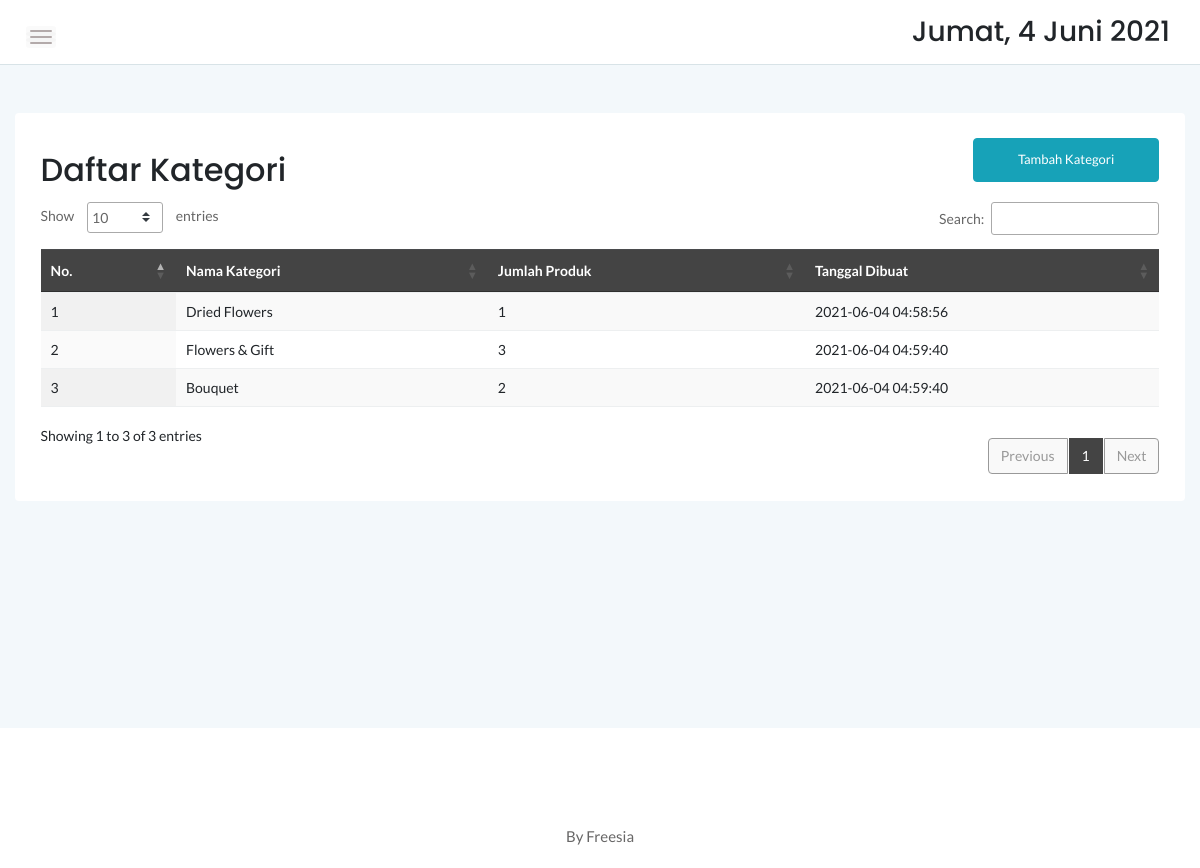
The page /admin/kategori.php on the database its author committed.
### tables this page shows
CREATE TABLE `kategori` (
  `idkategori` int(11) NOT NULL,
  `namakategori` varchar(20) NOT NULL,
  `tgldibuat` timestamp NOT NULL DEFAULT current_timestamp()
);

### admin/kategori.php (the view, shortened to what this page needs)
<?php
	include '../dbconnect.php';
	?>
<!doctype html>
<html class="no-js" lang="en">
<head>
    <link rel="stylesheet" href="assets/css/bootstrap.min.css">
    <link rel="stylesheet" href="assets/css/font-awesome.min.css">
    <link rel="stylesheet" href="assets/css/themify-icons.css">
    <link rel="stylesheet" href="assets/css/metisMenu.css">
    <link rel="stylesheet" href="assets/css/owl.carousel.min.css">
    <link rel="stylesheet" href="assets/css/slicknav.min.css">
    <link rel="stylesheet" href="https://www.amcharts.com/lib/3/plugins/export/export.css" type="text/css" media="all" />
	<link rel="stylesheet" type="text/css" href="https://cdn.datatables.net/1.10.20/css/jquery.dataTables.min.css">
    <link rel="stylesheet" type="text/css" href="https://cdn.datatables.net/1.10.20/css/jquery.dataTables.css">
    <link rel="stylesheet" type="text/css" href="https://cdn.datatables.net/1.10.20/css/dataTables.bootstrap4.min.css">
    <link rel="stylesheet" type="text/css" href="https://cdn.datatables.net/responsive/2.2.3/css/responsive.bootstrap.min.css">
    <link rel="stylesheet" type="text/css" href="https://cdn.datatables.net/responsive/2.2.3/css/responsive.jqueryui.min.css">
	<link rel="stylesheet" type="text/css" href="https://cdn.datatables.net/buttons/1.5.2/css/buttons.dataTables.min.css">
    <link rel="stylesheet" href="assets/css/typography.css">
    <link rel="stylesheet" href="assets/css/default-css.css">
    <link rel="stylesheet" href="assets/css/styles.css">
    <link rel="stylesheet" href="assets/css/responsive.css">
</head>
<body>
    <div class="page-container">
        <div class="main-content">
            <div class="header-area">
                <div class="row align-items-center">
                    <div class="col-md-6 col-sm-8 clearfix">
                        <div class="nav-btn pull-left">
                            <span></span>
                            <span></span>
                            <span></span>
                        </div>
                    </div>
                    <div class="col-md-6 col-sm-4 clearfix">
                        <ul class="notification-area pull-right">
                            <li><h3><div class="date">
						</b></div></h3>
						</li>
                        </ul>
                    </div>
                </div>
            </div>
            <div class="main-content-inner">
                <div class="row mt-5 mb-5">
                    <div class="col-12">
                        <div class="card">
                            <div class="card-body">
                                <div class="d-sm-flex justify-content-between align-items-center">
									<h2>Daftar Kategori</h2>
									<button style="margin-bottom:20px" data-toggle="modal" data-target="#myModal" class="btn btn-info col-md-2">Tambah Kategori</button>
                                </div>
                                    <div class="data-tables datatable-dark">
										 <table id="dataTable3" class="display" style="width:100%"><thead class="thead-dark">
											<tr>
												<th>No.</th>
												<th>Nama Kategori</th>
												<th>Jumlah Produk</th>
												<th>Tanggal Dibuat</th>
											</tr></thead><tbody>
											<?php
											$brgs=mysqli_query($conn,"SELECT * from kategori order by idkategori ASC");
											$no=1;
											while($p=mysqli_fetch_array($brgs)){
												$id = $p['idkategori'];
												?>
												<tr>
													<td><?php echo $no++ ?></td>
													<td><?php echo $p['namakategori'] ?></td>
													<td><?php
														$result1 = mysqli_query($conn,"SELECT Count(idproduk) AS count FROM produk p, kategori k where p.idkategori=k.idkategori and k.idkategori='$id' order by idproduk ASC");
														$cekrow = mysqli_num_rows($result1);
														$row1 = mysqli_fetch_assoc($result1);
														$count = $row1['count'];
														if($cekrow > 0){
														echo number_format($count);
														} else {
															echo 'No data';
														}
													?></td>
													<td><?php echo $p['tgldibuat'] ?></td>
												</tr>
												<?php
											}
											?>
										</tbody>
										</table>
                                    </div>
								 </div>
                            </div>
                        </div>
                    </div>
                </div>
            </div>
        </div>
        <footer>
            <div class="footer-area">
                <p>By Freesia</p>
            </div>
        </footer>
</body>
</html>

### admin/assets/css/styles.css (style rules this page uses)
.page-container { width: 100%; height: 100%; min-height: 100vh; padding-left: 280px; -webkit-transition: padding-left 0.3s ease 0s; transition: padding-left 0.3s ease 0s; }
.card { border: none; border-radius: 4px; background-color: #fff; -webkit-transition: all 0.3s ease 0s; transition: all 0.3s ease 0s; }
.card-body { padding: 25.6px; padding: 1.6rem; }
.main-content { width: 100%; background: #F3F8FB; }
.main-content-inner { padding: 0 30px 50px; }
.header-area { padding: 15px 30px; background: #fff; border-bottom: 1px solid #d8e3e7; }
.nav-btn { margin-right: 30px; margin-top: 10px; cursor: pointer; }
.nav-btn span { display: block; width: 22px; height: 2px; background: #b3aaaa; margin: 4px 0; border-radius: 15px; -webkit-transition: all 0.3s ease 0s; transition: all 0.3s ease 0s; box-shadow: 0 0 0 4px rgba(99, 96, 96, 0.03); }
.notification-area { -webkit-user-select: none; -moz-user-select: none; -ms-user-select: none; user-select: none; position: relative; z-index: 1; }
.notification-area li { display: inline-block; margin-left: 20px; cursor: pointer; -webkit-user-select: none; -moz-user-select: none; -ms-user-select: none; user-select: none; }
.footer-area { text-align: center; padding: 23px 0 19px; background: #fff; }
.footer-area p { color: #676666; margin-bottom: 0; }
.btn { padding: 11px 17px; font-size: 13px; letter-spacing: 0; }
table tr th { border-bottom: none; }
table tr th, table tr td { border-top: 1px solid rgba(120, 130, 140, 0.13) !important; }
table.dataTable.no-footer { border-bottom: 1px solid rgba(120, 130, 140, 0.13) !important; }
table.dataTable thead th, table.dataTable thead td { border-bottom-color: transparent; }
.datatable-dark thead { background: #444; color: #fff; }

### admin/assets/css/responsive.css (style rules this page uses)
@media (min-width: 1200px) and (max-width: 1364px) { .main-content-inner { padding: 0 15px 50px; } }
@media (min-width: 1200px) and (max-width: 1364px) { .page-container, .sbar_collapsed.page-container { padding-left: 0; } }

### rows shown on the page
kategori: namakategori "Dried Flowers", count "1", tgldibuat "2021-06-04 04:58:56"
kategori: namakategori "Flowers & Gift", count "3", tgldibuat "2021-06-04 04:59:40"
kategori: namakategori "Bouquet", count "2", tgldibuat "2021-06-04 04:59:40"
